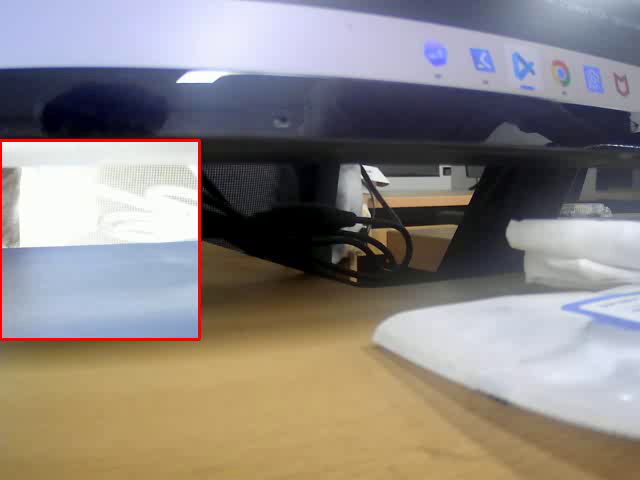
#> input picture frame 0 of opencv/data/flip_roi_inverse.avi, 640 x 480 px, given in place of the camera
$ python project04_hand_gesture_collect.py
#> lines starting #> are read from the running program, lines starting #| are printed output that depends on the picture; after the words box and inside, x2 and y2 are one past the last pixel; in counts of white or black regions, pixels touching at a corner belong together
### ML/ml/project04_realtime_utils.py
from __future__ import annotations

from typing import Sequence

import numpy as np


CLASS_NAMES = ("Person", "Animal", "Unknown")


def crop_center_roi(
    frame: np.ndarray,
    roi_size: int = 320,
) -> tuple[np.ndarray, tuple[int, int, int, int]]:
    """Crop a square ROI from the center of an OpenCV BGR frame."""
    if frame is None or frame.size == 0:
        raise ValueError("frame must be a non-empty array")
    if frame.ndim != 3 or frame.shape[2] != 3:
        raise ValueError("frame must be a BGR color image with 3 channels")
    if roi_size <= 0:
        raise ValueError("roi_size must be positive")

    height, width = frame.shape[:2]
    size = min(int(roi_size), width, height)
    x1 = (width - size) // 2
    y1 = (height - size) // 2
    x2 = x1 + size
    y2 = y1 + size
    return frame[y1:y2, x1:x2], (x1, y1, x2, y2)


# [100 lines left out: functions roi_has_content, is_roi_stable, prepare_frame_for_project04, choose_prediction_label, predict_frame, predict_center_roi, not called in this run]

### ML/ml/project04_hand_gesture_utils.py
from __future__ import annotations

from pathlib import Path

import cv2
import numpy as np


GESTURE_CLASSES = ("open_hand", "fist", "peace", "unknown")
GESTURE_KEY_MAP = {
    ord("1"): "open_hand",
    ord("2"): "fist",
    ord("3"): "peace",
    ord("4"): "unknown",
}


def class_from_key(key: int) -> str | None:
    return GESTURE_KEY_MAP.get(key)


def gesture_folder(base_dir: Path, class_name: str) -> Path:
    if class_name not in GESTURE_CLASSES:
        raise ValueError(f"Unknown gesture class: {class_name}")
    return base_dir / class_name


# [51 lines left out: functions preprocess_hand_roi, choose_gesture_label, predict_gesture, not called in this run]

### ML/ml/project04_hand_gesture_collect.py
from __future__ import annotations

import argparse
from datetime import datetime
from pathlib import Path

import cv2

from project04_hand_gesture_utils import GESTURE_CLASSES, class_from_key, gesture_folder
from project04_realtime_utils import crop_center_roi


BASE_DIR = Path(__file__).resolve().parent
DATASET_DIR = BASE_DIR / "hand_gesture_dataset"


def parse_args() -> argparse.Namespace:
    parser = argparse.ArgumentParser(
        description="Collect OpenCV ROI samples for project04 hand gesture classification."
    )
    parser.add_argument("--camera", type=int, default=0)
    parser.add_argument("--roi-size", type=int, default=320)
    parser.add_argument("--output-dir", type=Path, default=DATASET_DIR)
    return parser.parse_args()


def draw_overlay(frame, bounds, saved_label: str | None = None):
    x1, y1, x2, y2 = bounds
    cv2.rectangle(frame, (x1, y1), (x2, y2), (0, 220, 255), 2)
    lines = [
        "1: open_hand",
        "2: fist",
        "3: peace",
        "4: unknown",
        "q/ESC: quit",
    ]
    if saved_label:
        lines.append(f"saved: {saved_label}")
    cv2.rectangle(frame, (10, 10), (260, 185), (0, 0, 0), -1)
    for index, line in enumerate(lines):
        cv2.putText(
            frame,
            line,
            (20, 42 + index * 28),
            cv2.FONT_HERSHEY_SIMPLEX,
            0.72,
            (255, 255, 255),
            2,
            cv2.LINE_AA,
        )
    return frame


def save_sample(dataset_dir: Path, roi, class_name: str) -> Path:
    folder = gesture_folder(dataset_dir, class_name)
    folder.mkdir(parents=True, exist_ok=True)
    timestamp = datetime.now().strftime("%Y%m%d_%H%M%S_%f")
    image_path = folder / f"{class_name}_{timestamp}.jpg"
    cv2.imwrite(str(image_path), roi)
    return image_path


def main() -> int:
    args = parse_args()
    for class_name in GESTURE_CLASSES:
        gesture_folder(args.output_dir, class_name).mkdir(parents=True, exist_ok=True)

    cap = cv2.VideoCapture(args.camera)
    if not cap.isOpened():
        print(f"Could not open camera index {args.camera}")
        return 1

    print("Collect hand gesture ROI samples: 1=open_hand, 2=fist, 3=peace, 4=unknown.")
    saved_label = None
    try:
        while True:
            ok, frame = cap.read()
#> frame is the input picture: shape (480, 640, 3); mean B, G, R 130.8, 134.6, 141.3
            if not ok:
                print("Could not read frame from camera.")
                return 1

            display = cv2.flip(frame, 1)
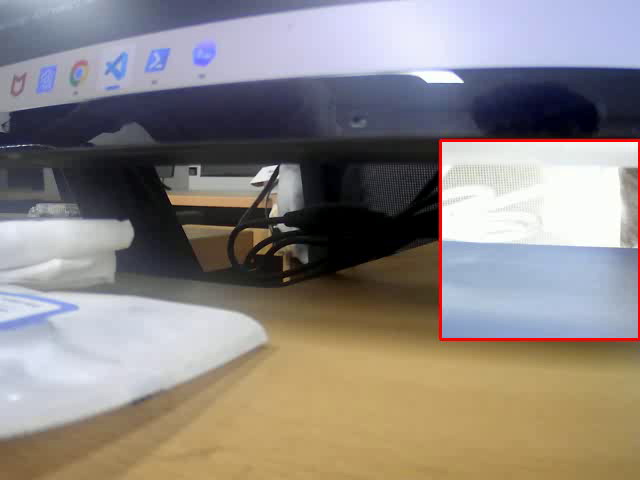
#> display: shape (480, 640, 3); mean B, G, R 130.8, 134.6, 141.3
            roi, bounds = crop_center_roi(display, roi_size=args.roi_size)
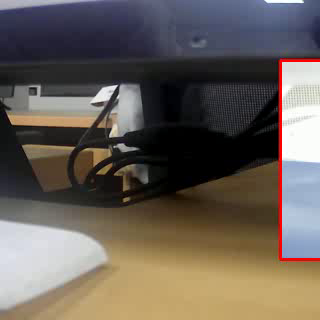
#> roi: shape (320, 320, 3); mean B, G, R 87.6, 95.6, 104
#> bounds = (160, 80, 480, 400)
            draw_overlay(display, bounds, saved_label=saved_label)
#> in draw_overlay, `x1, y1, x2, y2 = bounds`: x1 = 160; y1 = 80; x2 = 480; y2 = 400
#> in draw_overlay, `cv2.rectangle(frame, (10, 10), (260, 185), (0, 0, 0), -1)`:
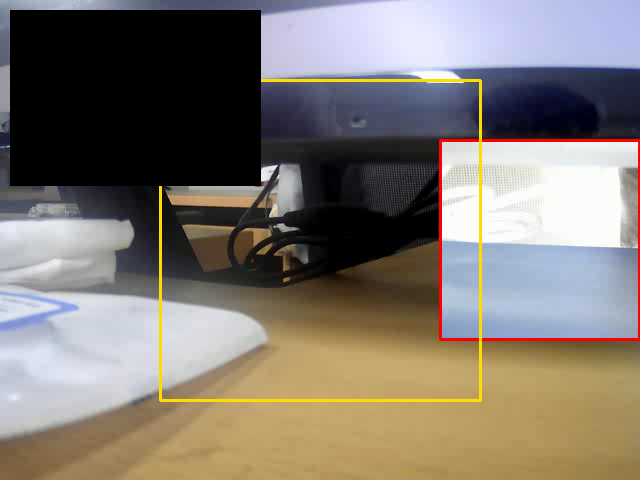
#> frame: shape (480, 640, 3); mean B, G, R 112.2, 120.9, 128.2
#> after the loop in draw_overlay, `for index, line in enumerate(lines):`:
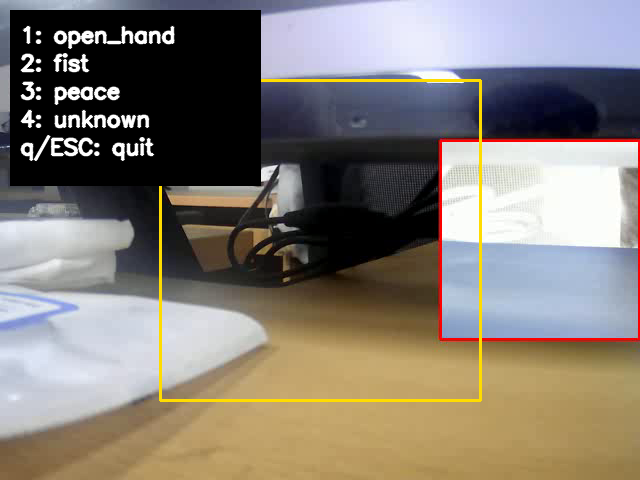
#> frame: shape (480, 640, 3); 2.18% of pixels changed, all inside (x1, y1, x2, y2) = (20, 25, 176, 162)
            cv2.imshow("project04 hand gesture collector", display)

            key = cv2.waitKey(1) & 0xFF
#> (key q is pressed here)
            if key in (27, ord("q")):
                break
            class_name = class_from_key(key)
            if class_name:
                image_path = save_sample(args.output_dir, roi, class_name)
                saved_label = class_name
                print(f"Saved {class_name}: {image_path}")
    finally:
        cap.release()
        cv2.destroyAllWindows()

    return 0


if __name__ == "__main__":
    raise SystemExit(main())
#> (the program exits here)
